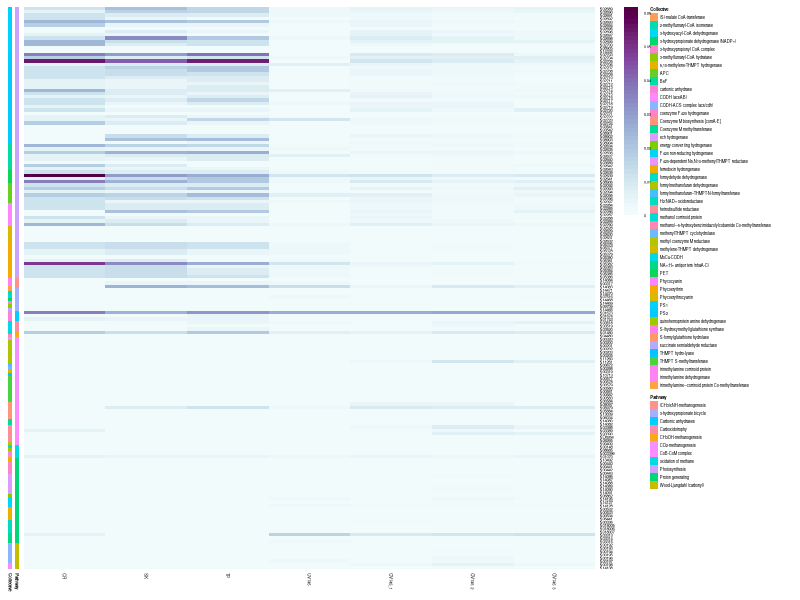

Reproduce this figure in R.
library(pheatmap)

#Read in count data
data = read.csv("nonzerocats.txt", header= TRUE, sep="\t", row.names =1)

#Convert data to matrix
df_num = as.matrix(data)

#Read in gene info
gene_info = read.csv("geneinfo.txt", header= TRUE, sep="\t", row.names =1)

#Add in categorical info
fig <- pheatmap(df_num, annotation_row = gene_info, cluster_rows = FALSE, cluster_cols = FALSE, cutree_cols = 1,legend = TRUE, fontsize = 3, color=hcl.colors(50, "BuPu", rev=TRUE))
